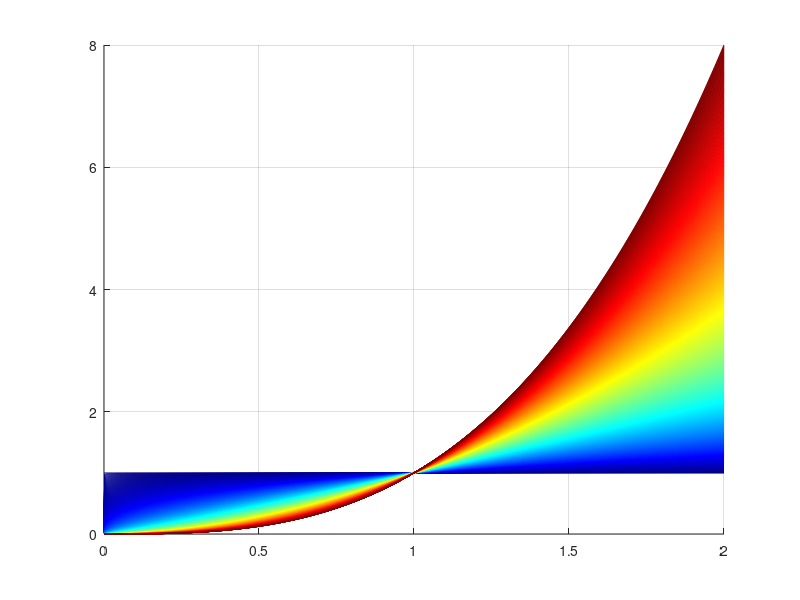

The MATLAB source for this figure:
close all; clc; clear all;
x=linspace(0,2,1000);
n=linspace(0,3,1000);
cmap=jet(length(n));
f=figure();
hold on;
for i=1:length(n)
plot(x, x.^n(i),'Color',cmap(i,:));
end
grid on;